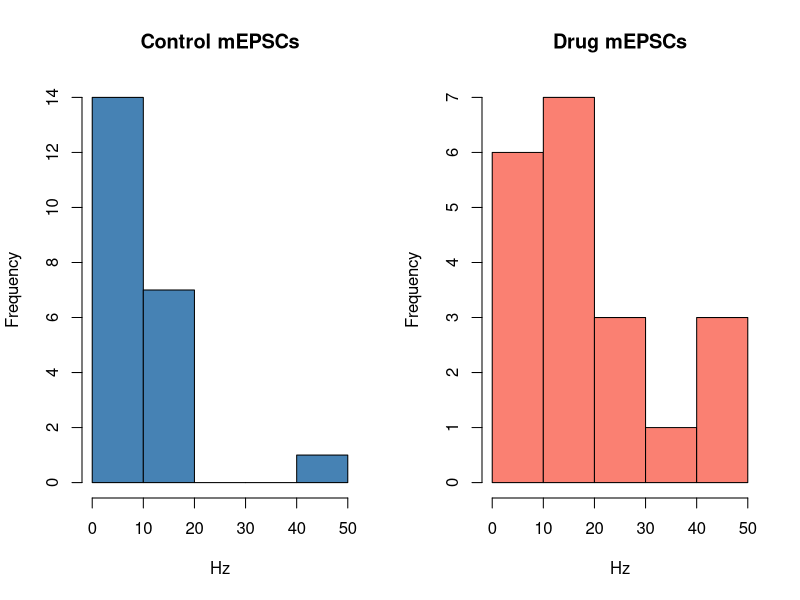

This chart was generated by the following R code:
## ---- chunk 1
ltp_data <- read.csv("../data/lecture3_synaptic_plasticity.csv")
ctrl_slices <- subset(ltp_data, group == "Control")

head(ctrl_slices[, c("slice_id", "baseline_fepsp", "post_fepsp")])
## ---- chunk 2
# Inspect skewness and normality
par(mfrow = c(1, 2))
hist(ltp_data$mepsc_freq_hz[ltp_data$group == "Control"],
     col = "steelblue", main = "Control mEPSCs", xlab = "Hz")
hist(ltp_data$mepsc_freq_hz[ltp_data$group == "Drug_Washout"],
     col = "salmon", main = "Drug mEPSCs", xlab = "Hz")
